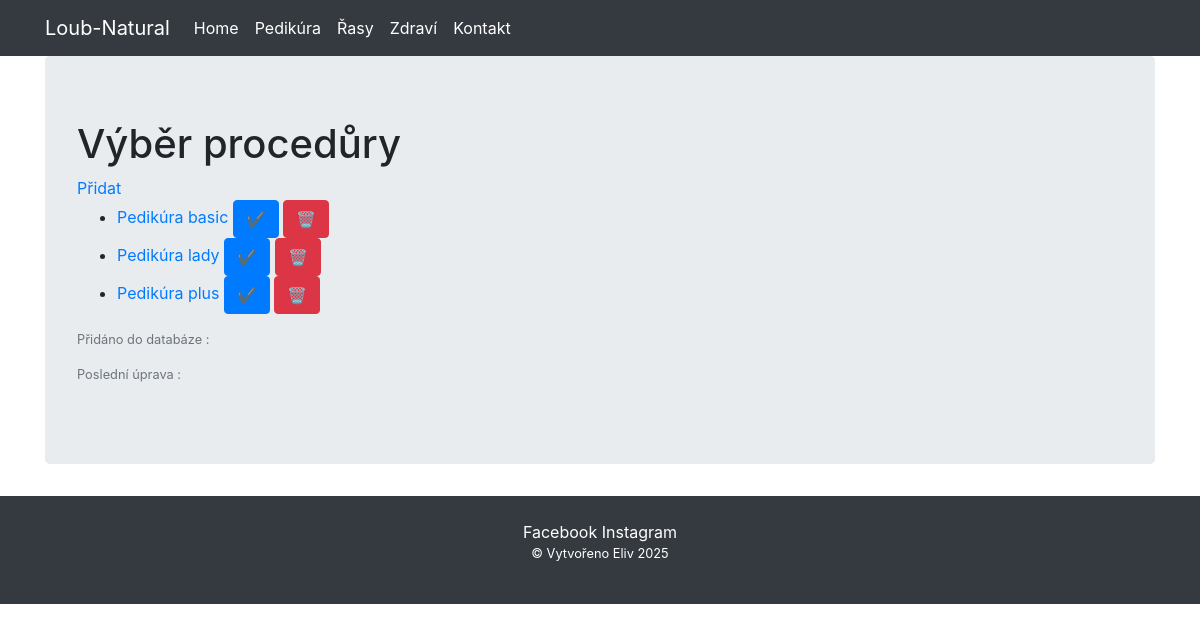
Before: /pedicure/ with the older database file.
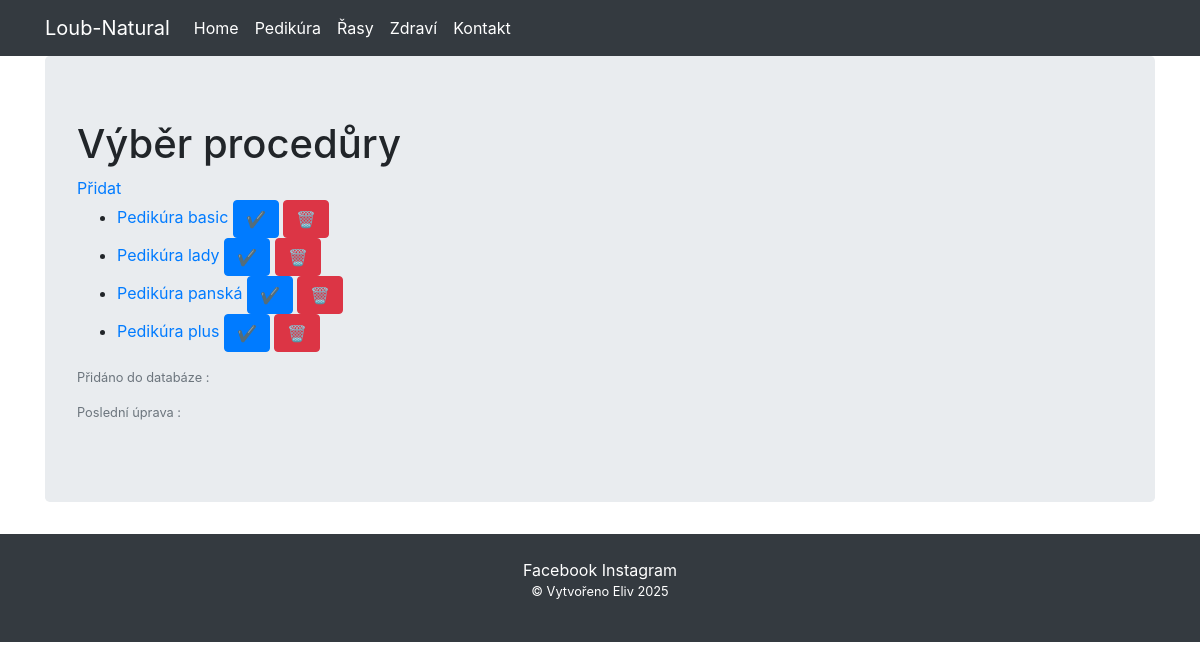
After: the same page with the newer database file.
### viewer/models.py (models this page shows, shortened)
class Pedikura(Model):
    name = CharField(max_length=30, null=False, blank=False, unique=True)
    procedure_time = IntegerField(null=False, blank=False)
    description = TextField(max_length=5000, null=True, blank=True)
    price = IntegerField(null=False, blank=False)
    class Meta:
        ordering = ['name']
        verbose_name_plural = "Pedikúra"
    def __str__(self):
        return self.name

### viewer/views.py (the view)
# urls.py: path('pedicure/', PedicureListView.as_view(), name="pedicure"),
class PedicureListView(ListView):
    template_name = 'pedikura.html'
    model = Pedikura
    context_object_name = 'pedicures'

### viewer/templates/pedikura.html (shortened to what this page needs)
{% extends 'base.html' %}
{% block content %}
<h1>Výběr procedůry</h1>
<a href="{% url 'pedicure_create' %}">Přidat</a>
<ul>
    {% for pedicure in pedicures %}
    <li>
        <a href="{% url 'pedicure_detail' pedicure.id %}" >{{ pedicure }}</a>
        <a href="{% url 'pedicure_update' pedicure.id %}" class="btn btn-primary">✔</a>
        <a href="{% url 'pedicure_delete' pedicure.id %}" class="btn btn-danger">🗑️</a>
    </li>
    {% endfor %}
</ul>
<div>
    <p class="mt3"><small class="text-muted">Přidáno do databáze : {{ pedicure.created }}</small></p>
    <p class="mt2"><small class="text-muted">Poslední úprava : {{ pedicure.update }}</small></p>
</div>
{% endblock %}

Changed rows visible on the page:
added Pedikura: name "Pedikúra panská"
